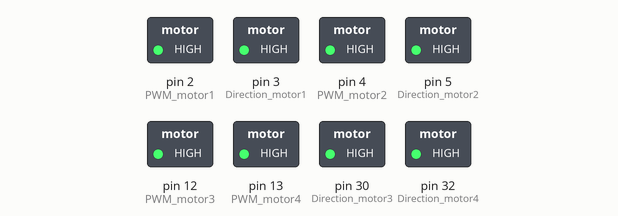
Bench run of a sketch on a simulated Arduino Mega 2560, built with avr-gcc and run on an emulated ATmega2560. Parts: switched loads named in the sketch (green lamp = pin HIGH).

Above: at 0.5 s.
At 1.5 s:
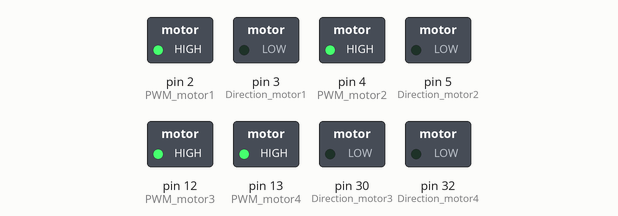
Timing chart, 0 to 3.0 s (numbered marks = the images above):
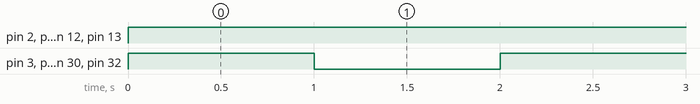

The sketch:

slavemotortest.ino
```cpp
#define PWM_motor1 2
#define PWM_motor2 4
#define PWM_motor3 12
#define PWM_motor4 13

#define Direction_motor1 3
#define Direction_motor2 5
#define Direction_motor3 30
#define Direction_motor4 32

void setup()
{
  pinMode(PWM_motor1,OUTPUT);
  pinMode(PWM_motor2,OUTPUT);
  pinMode(PWM_motor3,OUTPUT);
  pinMode(PWM_motor4,OUTPUT);

  pinMode(Direction_motor1,OUTPUT);
  pinMode(Direction_motor2,OUTPUT);
  pinMode(Direction_motor3,OUTPUT);
  pinMode(Direction_motor4,OUTPUT);
}

void loop()
{
  digitalWrite(Direction_motor1,HIGH);
  digitalWrite(Direction_motor2,HIGH);
  digitalWrite(Direction_motor3,HIGH);
  digitalWrite(Direction_motor4,HIGH);

  analogWrite(PWM_motor1,255);
  analogWrite(PWM_motor2,255);
  analogWrite(PWM_motor3,255);
  analogWrite(PWM_motor4,255);

  delay(1000);

  digitalWrite(Direction_motor1,LOW);
  digitalWrite(Direction_motor2,LOW);
  digitalWrite(Direction_motor3,LOW);
  digitalWrite(Direction_motor4,LOW);

  analogWrite(PWM_motor1,255);
  analogWrite(PWM_motor2,255);
  analogWrite(PWM_motor3,255);
  analogWrite(PWM_motor4,255);

  delay(1000);
}
```

Measured:
- by itself, pin 2 (PWM_motor1), pin 4 (PWM_motor2), pin 12 (PWM_motor3), pin 13 (PWM_motor4): LOW → HIGH at 0.00 s
- by itself, pin 3 (Direction_motor1), pin 5 (Direction_motor2), pin 30 (Direction_motor3), pin 32 (Direction_motor4): alternates HIGH for 1.0 s and LOW for 1.0 s
